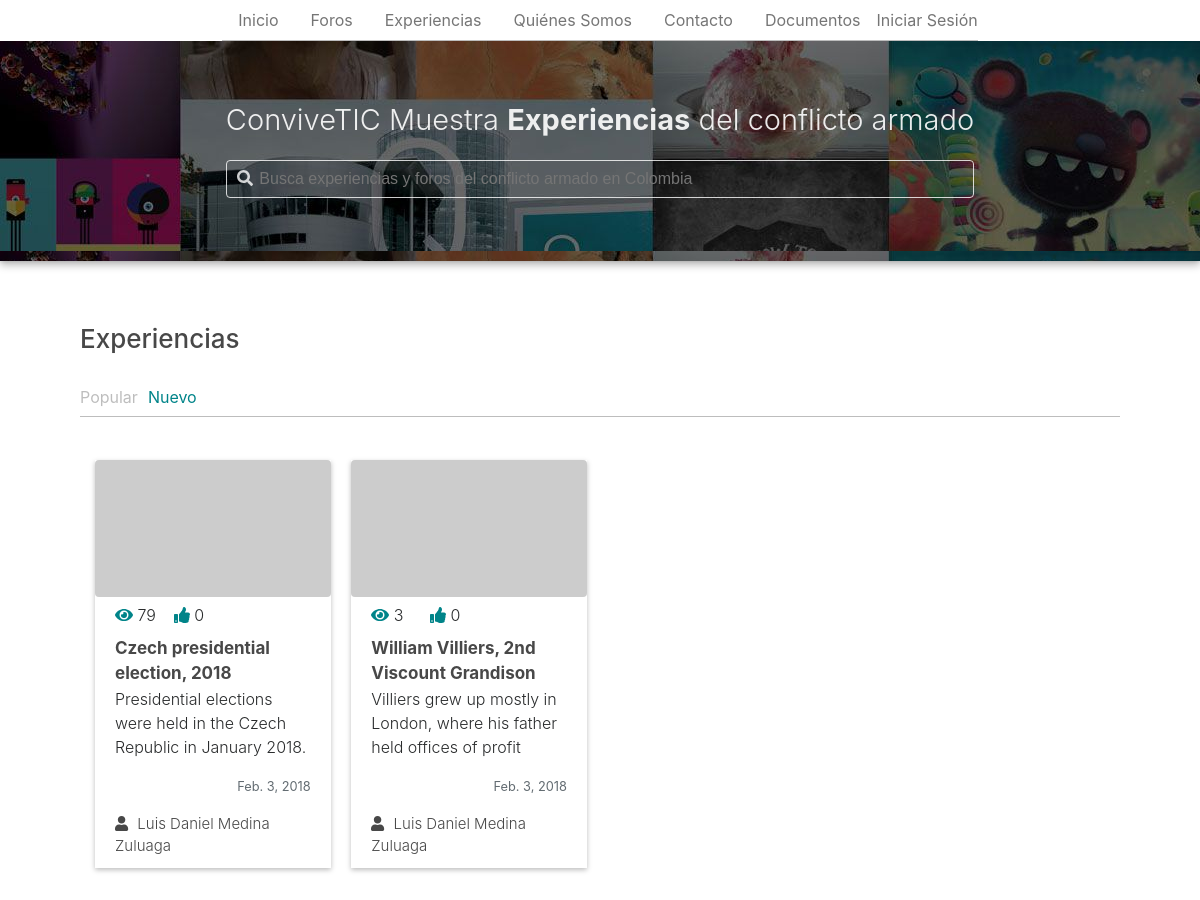
The app's page /experiences (upper part), older data.
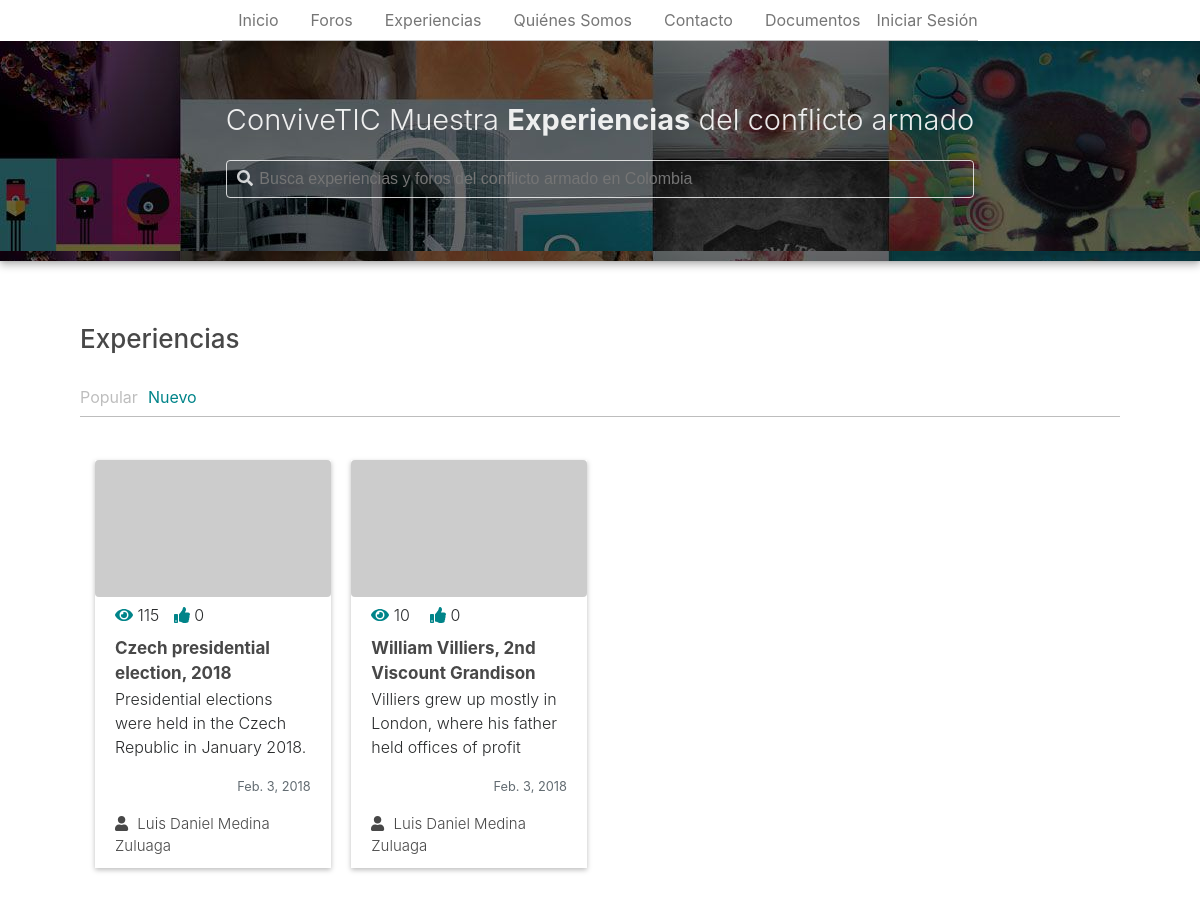
The same page, newer data.
### app/models.py (models this page shows)
class Experience(models.Model):
	author = models.ForeignKey(
		User,
		on_delete=models.SET_NULL,
		null=True
	)
	title = models.CharField(
		max_length = 100,
		default = ''
	)
	content = models.TextField(
		default="",
		blank=False,
		null=False
	)
	pub_date = models.DateField(
		default=date.today
	)
	video_url = models.CharField(
		max_length=50,
		null=True,
		blank=True
	)
	audio_url = models.CharField(
		max_length=100,
		null=True,
		blank=True
	)
	img = models.ImageField(
		upload_to="uploads/",
		null=True,
		blank=True
	)
	status = models.CharField(
		max_length = 20,
		choices = STATUS_CHOICES,
		default = 'P'
	)
	views = models.PositiveIntegerField(
		default = 0
	)
	likes = models.PositiveIntegerField(
		default = 0
	)
	tags = models.ManyToManyField(ExperienceTag, blank=True)

### app/views.py (the view)
# urls.py: path('experiences', ExperiencesView.as_view(), name="experiences"),
class ExperiencesView(ListView):
	template_name = 'app/experiences.html'
	context_object_name = 'experiences'
	queryset = Experience.objects.order_by('pub_date').filter(status='A')
	paginate_by = 8
	def get_context_data(self, **kwargs):
		context = super(ExperiencesView, self).get_context_data(**kwargs)
		context['order'] = 'new'
		return context;

### app/templates/app/experiences.html (shortened to what this page needs)
{% extends 'app/base.html' %}
{% load static %}
{% block content %}
<div class="exp-gral-section">
	<section class="exp-section">
		<div class="exp-gra-c">
			<h3 class="border exp-section-title">Experiencias</h3>
			<div class="filter-section">
	 			<ul>
	 				<li {% if order == 'popular' %} class="active" {% endif %}><a href="{% url 'experiences-ordered' 'popular' %}">Popular</a></li>
	 				<li {% if order == 'new' %} class="active" {% endif %}><a href="{% url 'experiences-ordered' 'new' %}">Nuevo</a></li>
	 			</ul>
	 		</div>
			<div class="experiences-c">
				{% for exp in experiences %}
				<div class="experience">
					<img class="rounded" src="http://via.placeholder.com/320x186">
					<div class="exp-data">
						<div class="detail-c">
							<div class="popular-data-c">
								<div class="views"><i class="fas fa-eye"></i> {{ exp.views }}</div>
									<div class="likes"><i class="fas fa-thumbs-up"></i> {{ exp.experienceslike_set.count }}</div>
							</div>
							<div class="exp-title"><a href="{% url 'experience-detail' exp.id %}">{{exp.title}}</a></div>
							<div class="content-c">
								<p>{{exp.content}}</p>
							</div>
							<p class="text-muted text-right"><small>{{ exp.pub_date }}</small></p>
							<div class="publisher"><i class="fas fa-user"></i>{% if request.user.is_authenticated and request.user == exp.author %}
								Tú
							{% else %}
								{{ exp.author.get_full_name }}
							{% endif %}
							</div>
						</div>
					</div>
				</div>
				{% endfor %}
			</div>
		</div>
	</section>
</div>
{% endblock %}

Row changes from the older to the newer data that the page shows:
changed Experience "Czech presidential election, 2018": views "79" → "115"
changed Experience "William Villiers, 2nd Viscount Grandison": views "3" → "10"
